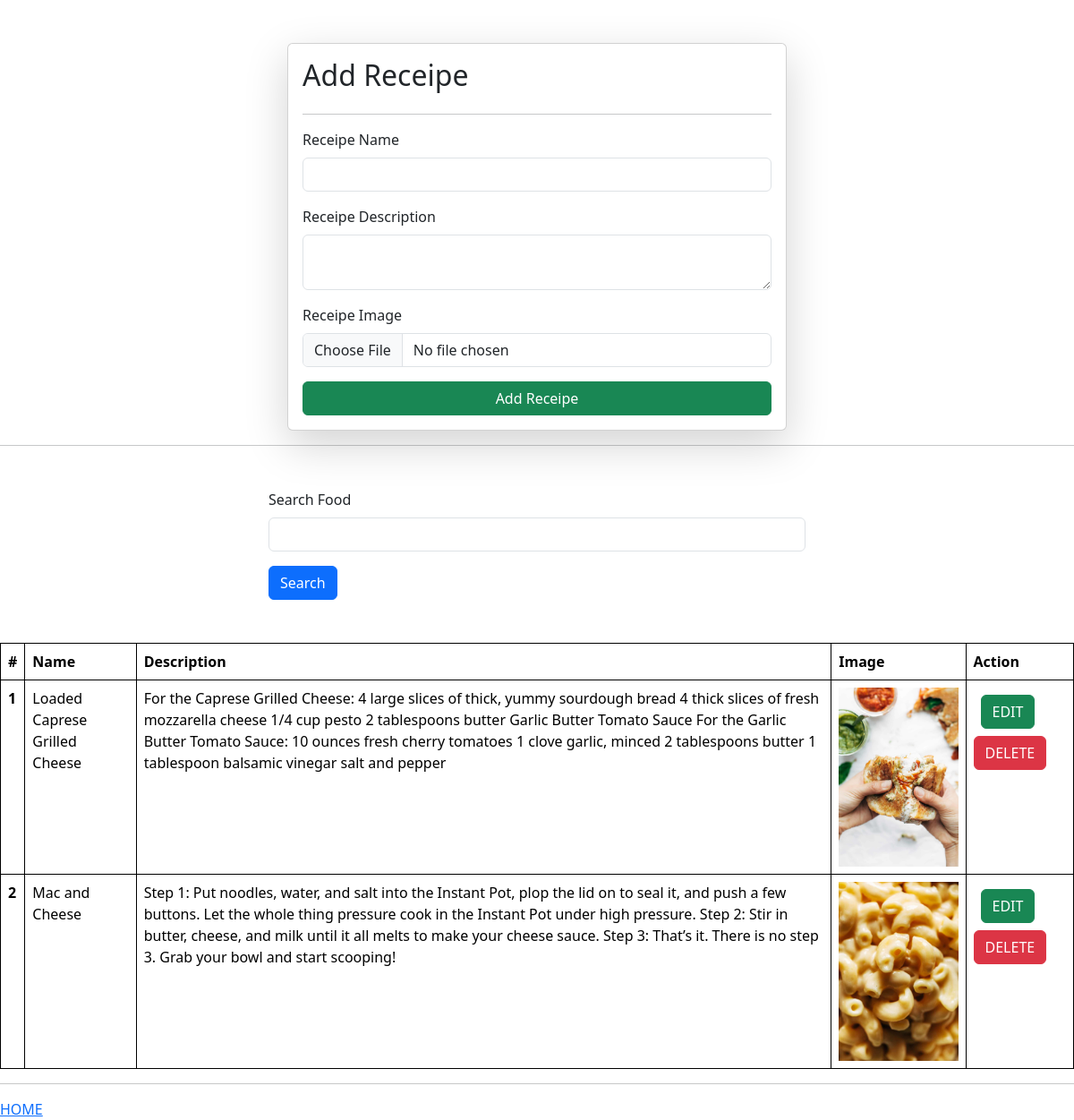
Screenshot of /receipes/ with the database file from the repository.
### vege/models.py (models this page shows)
class Receipe(models.Model):
    name = models.CharField(max_length=100)
    description = models.TextField()
    image = models.ImageField(upload_to="receipe")

### vege/views.py (the view, shortened to what this page needs)
# urls.py: path('receipes/', receipes, name='receipes'),
def receipes(request):
    query_set = Receipe.objects.all()
    if request.GET.get('search'):
        print(request.GET.get('search'))
        query_set = query_set.filter(name__icontains = request.GET.get('search'))
    context = {'page': 'Receipes page', 'receipes': query_set}
    return render(request, 'receipes.html', context)

### vege/templates/receipes.html (shortened to what this page needs)
{% extends "base.html" %}
{% block startHarsh %}
<div class="container mt-5">
    <form class="col-6 mx-auto card p-3 shadow-lg" method="post" enctype="multipart/form-data">
      <h2>Add Receipe</h2>
      <hr>
      <div class="mb-3">
        <label for="exampleInputEmail1" class="form-label" >Receipe Name</label>
        <input name="name" required type="text" class="form-control">
      </div>
      <div class="mb-3">
        <label for="exampleInputPassword1" class="form-label" >Receipe Description</label>
        <textarea class="form-control" name="description" required></textarea>
      </div>
      <div class="mb-3">
          <label for="exampleInputPassword1" class="form-label" >Receipe Image</label>
          <input name="image" type="file" class="form-control"></input>
      </div>
      <button type="submit" class="btn btn-success">Add Receipe</button>
    </form>
</div>
<hr>
<div class="mt-5">
    <div class="mx-auto col-6">
        <form>
            <div class="mb-3">
                <label for="exampleSearch" class="form-label" >Search Food</label>
                <input name="search" type="text" class="form-control">
            </div>
            <button type="submit" class="btn btn-primary">Search</button>
        </form>
    </div>
</div>
<table class="table mt-5">
  <thead>
    <tr>
      <th scope="col">#</th>
      <th scope="col">Name</th>
      <th scope="col">Description</th>
      <th scope="col">Image</th>
      <th scope="col">Action</th>
    </tr>
  </thead>
  <tbody>
    {% for r in receipes %}
        <tr>
          <th scope="row">{{forloop.counter}}</th>
          <td>{{r.name}}</td>
          <td>{{r.description}}</td>
          <td>
              <img src="/media/{{r.image}}" style="height: 200px">
          </td>
          <td>
              <a href="/update-receipe/{{r.id}}/" class="btn btn-success m-2" >EDIT</a>
              <a href="/delete-receipe/{{r.id}}/" class="btn btn-danger">DELETE</a>
          </td>
        </tr>
    {% endfor %}
  </tbody>
</table>
<hr>
<a href="/">
        HOME
</a>
{% endblock %}

### home/templates/base.html (shortened to what this page needs)
<!doctype html>
<html lang="en">
<head>
    <link href="https://cdn.jsdelivr.net/npm/bootstrap@5.3.3/dist/css/bootstrap.min.css" rel="stylesheet">
</head>
<body>
    {% block startHarsh %}
    {% endblock %}
</body>
</html>

### home/templates/base.html (style rules this page uses)
table, th, td { border: 1px solid black; }

### rows the page displays
Receipe: name "Loaded Caprese Grilled Cheese", description "For the Caprese Grilled Cheese: 4 large slices of thick, yummy sourdough bread 4 thick slices of fresh mozzarella cheese 1/4 cup pesto 2 tablespoons butter Garlic Butter Tomato Sauce For the Garlic Butter Tomato Sauce: 10 ounces fresh cherry tomatoes 1 clove garlic, minced 2 tablespoons butter 1 tablespoon balsamic vinegar salt and pepper", image (picture)
Receipe: name "Mac and Cheese", description "Step 1: Put noodles, water, and salt into the Instant Pot, plop the lid on to seal it, and push a few buttons. Let the whole thing pressure cook in the Instant Pot under high pressure. Step 2: Stir in butter, cheese, and milk until it all melts to make your cheese sauce. Step 3: That’s it. There is no step 3. Grab your bowl and start scooping!", image (picture)
